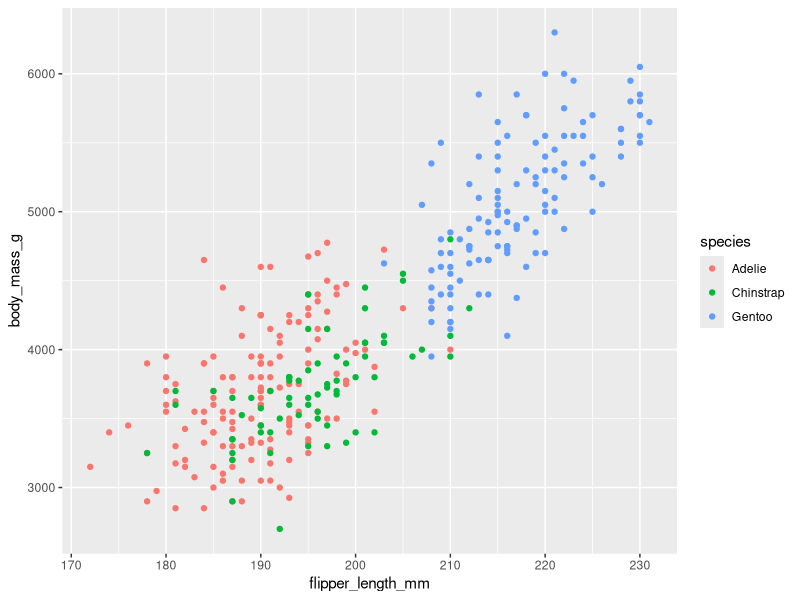
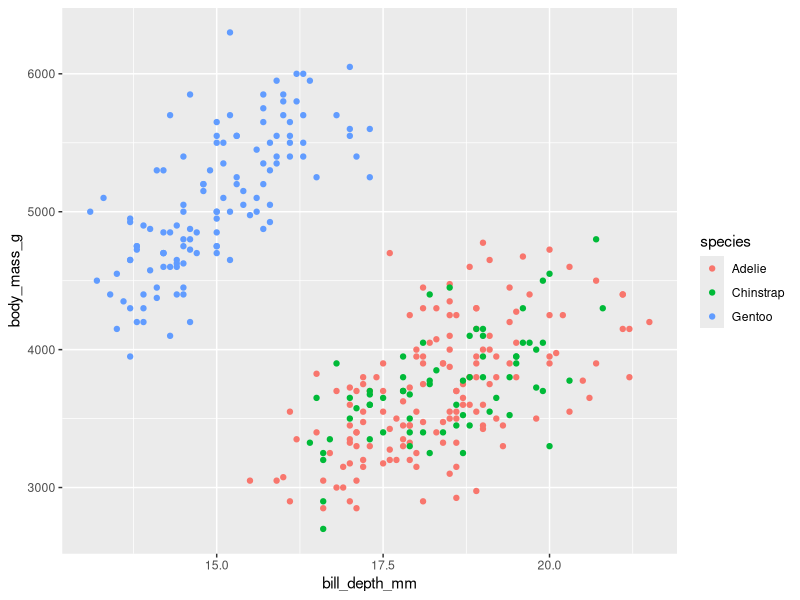
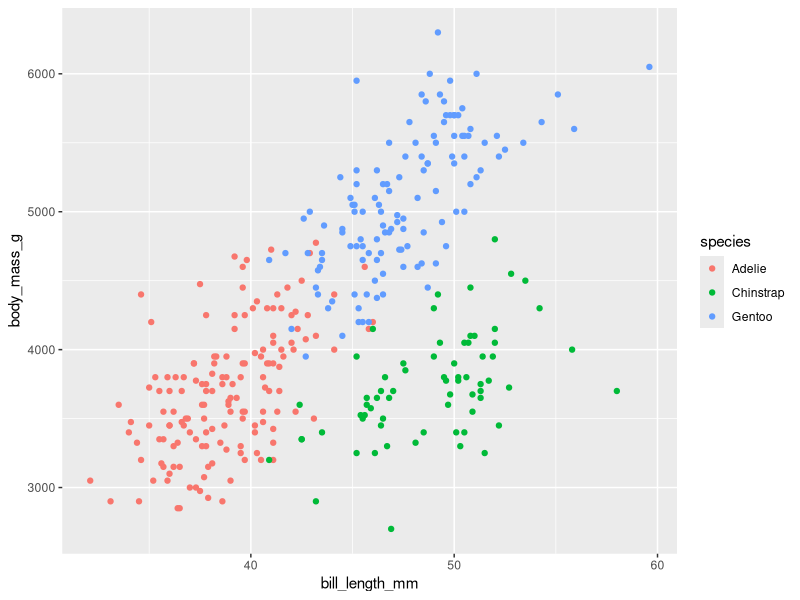
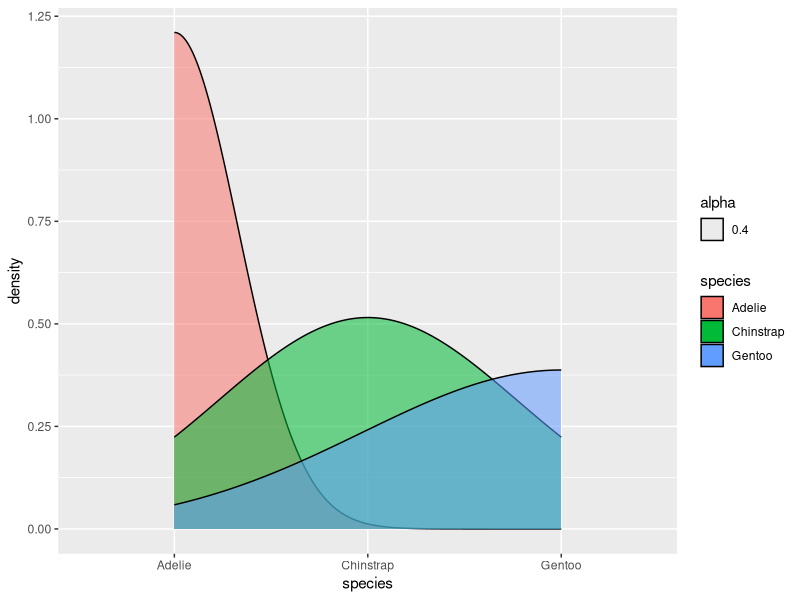
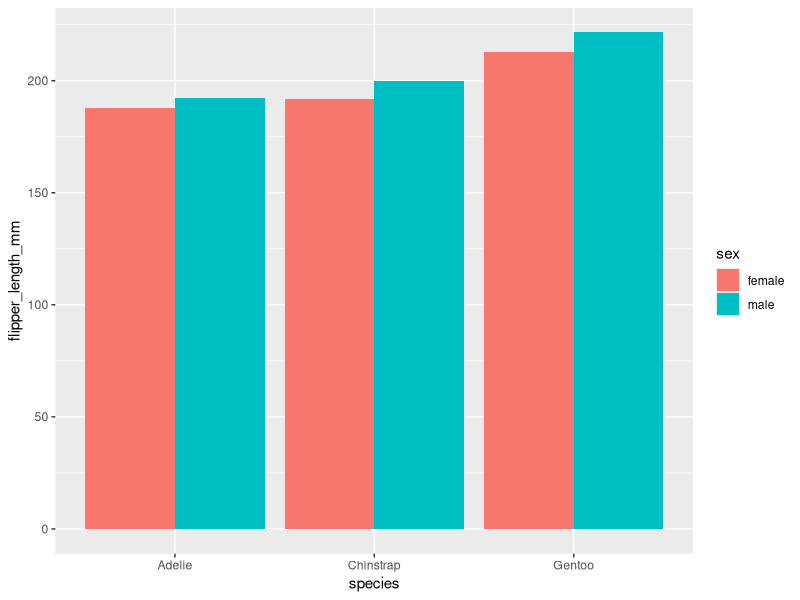

These charts were generated, in order, by the following R code:
## ---- chunk 1
knitr::opts_chunk$set(echo = TRUE)
## ---- chunk 2
library(ggplot2)
library(tidyverse)
library(dplyr)
library(palmerpenguins)
## ---- chunk 3
# Assessing the dataset
head(penguins)
## ---- chunk 4
#column names
colnames(penguins)
## ---- chunk 5
# let us asses the structure of the dataset
str(penguins)
## ---- chunk 6
#glimpse the dataset
glimpse(penguins)
## ---- chunk 7
#count the penguin's species in the dataset
penguins %>%
  count(species)
## ---- chunk 8
#summary of the dataset
summary(penguins)
## ---- chunk 9
#looking for duplicated rows
n_distinct(penguins)
## ---- chunk 10
#unique penguin species
penguins %>% 
  distinct(species)
## ---- chunk 11
#unique penguin islands
penguins %>% 
  distinct(island)
## ---- chunk 12
#count species and islands
penguins %>% 
  count(species, island)
## ---- chunk 13
# checking correlation between numeric variables
penguins %>% 
  drop_na() %>% 
  select_if(is.numeric) %>% 
  cor()
## ---- chunk 14
ggplot(penguins) +
  geom_point(aes(flipper_length_mm, body_mass_g, color = species))
## ---- chunk 15
ggplot(penguins) +
  geom_point(aes(bill_depth_mm, body_mass_g, color = species))
## ---- chunk 16
ggplot(penguins) +
  geom_point(aes(bill_length_mm, body_mass_g, color = species))
## ---- chunk 17
ggplot(penguins) +
  geom_density(aes(x = species, fill = species, alpha = 0.4))
## ---- chunk 18
penguins_by_sex <- penguins %>% 
  filter(!is.na(sex)) %>% 
  group_by(species, sex) %>% 
  summarise(bill_depth_mm = mean(bill_depth_mm),
            bill_length_mm = mean(bill_length_mm),
            flipper_length_mm = mean(flipper_length_mm),
            body_mass_g = mean(body_mass_g))
## ---- chunk 19
ggplot(penguins_by_sex, aes(x = species, y = flipper_length_mm, fill = sex)) +
  geom_col(position = position_dodge())
